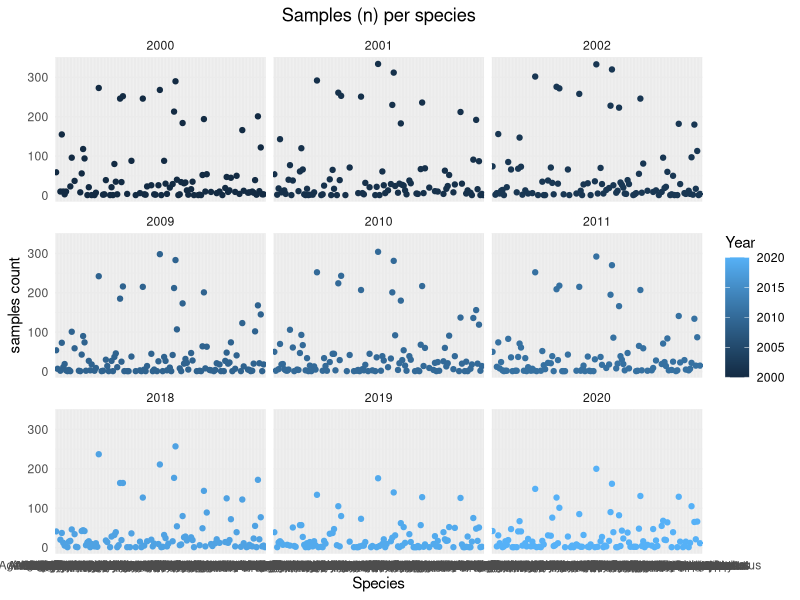

R code for this plot:


         # connecting richness variation to depth range shifts

# packages:
library(dplyr)
library(ggplot2)

# read data:
north_sea <- read.csv("./data/raw/north_sea/NorthSea_2000_2020.csv")


# number of samples per species per year
sp_year <- north_sea %>% select(Year, Sci_name) %>% group_by(Year, Sci_name) %>%
  summarise(n = n())


# number of years per species
sp_n_year <- sp_year %>% group_by(Sci_name) %>% summarise(n_years = n())


# number of species per number of years
y_count <- sp_n_year %>% group_by(n_years) %>% summarise(n = n())

# ________________________________________________________________

# number of samples per species facet by year



ggplot(sp_year, aes(x = Sci_name, y = n, color = Year)) +
  geom_point() +
  labs(
    title = "Samples (n) per species",
    x = "Species",
    y = "samples count"
  )  + 
  theme_minimal() +
  theme(
    plot.title = element_text(hjust = 0.5)  # Center the title
  )+ facet_wrap(~ Year)


#
## Define a new variable (first_p , middle_p, last_p) - corresponding to the years
## check in how many periods each species was present and how many samples in has within each period
## - plot and sum for each species how many samples it had at each period
## - chose a threshold that is enough for the calculations of the depth ranges